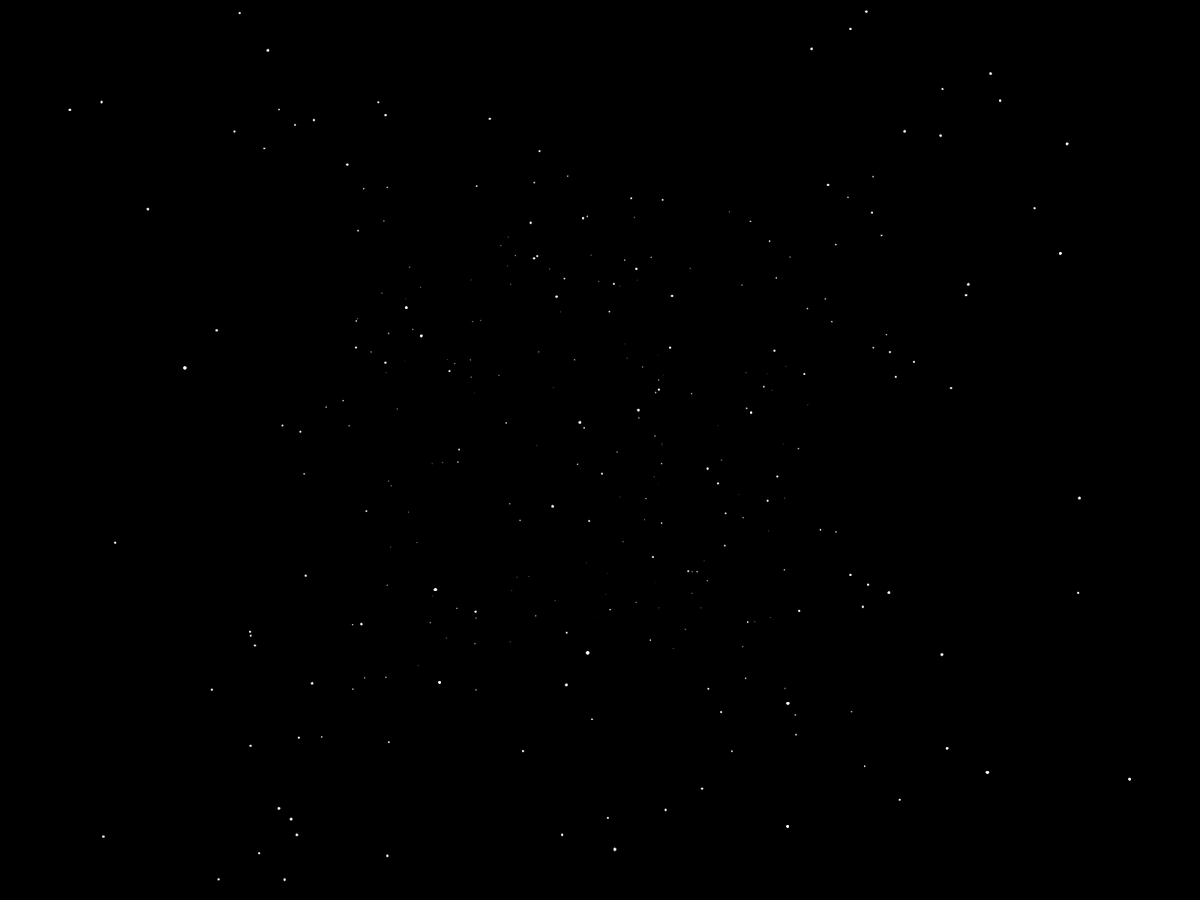
Frame 1 (no input)
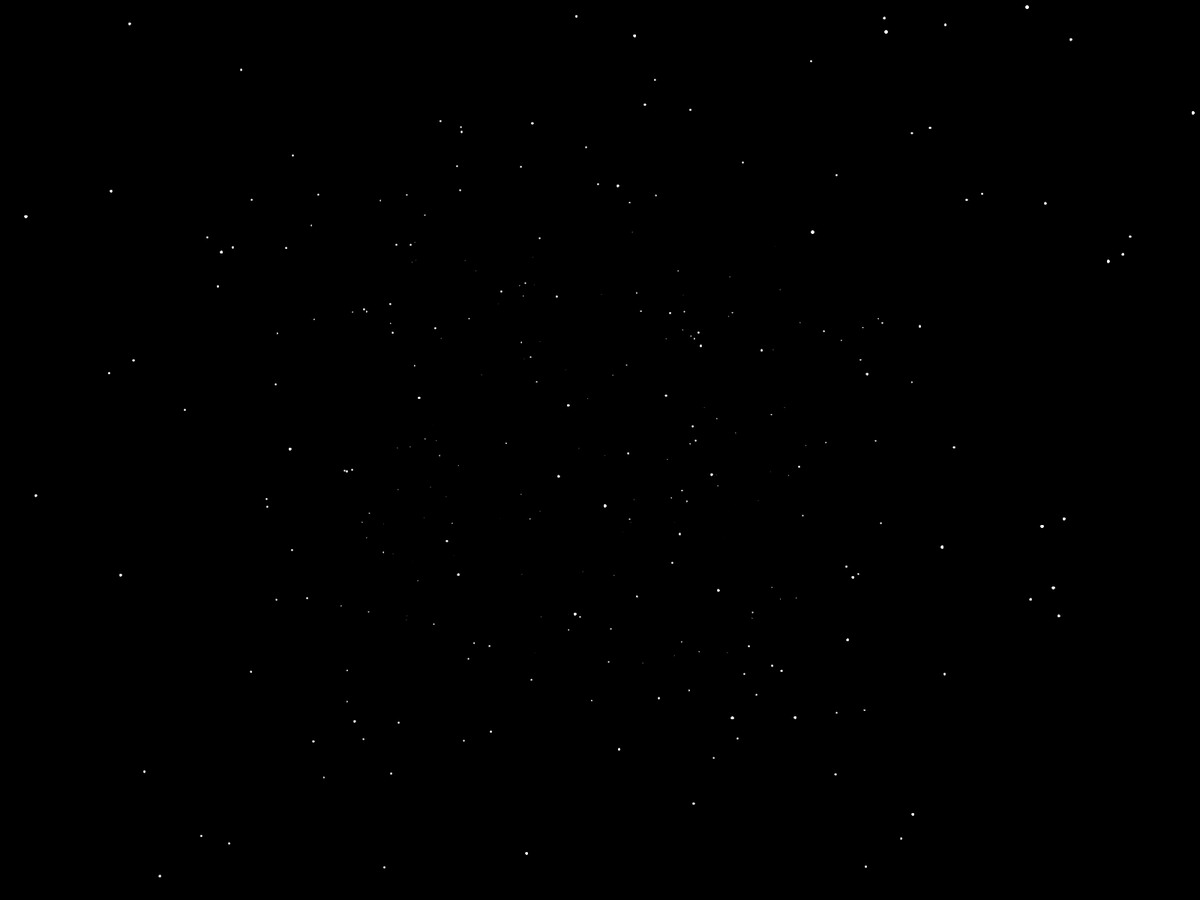
Frame 60 (the mouse pressed at the canvas centre just before this capture)
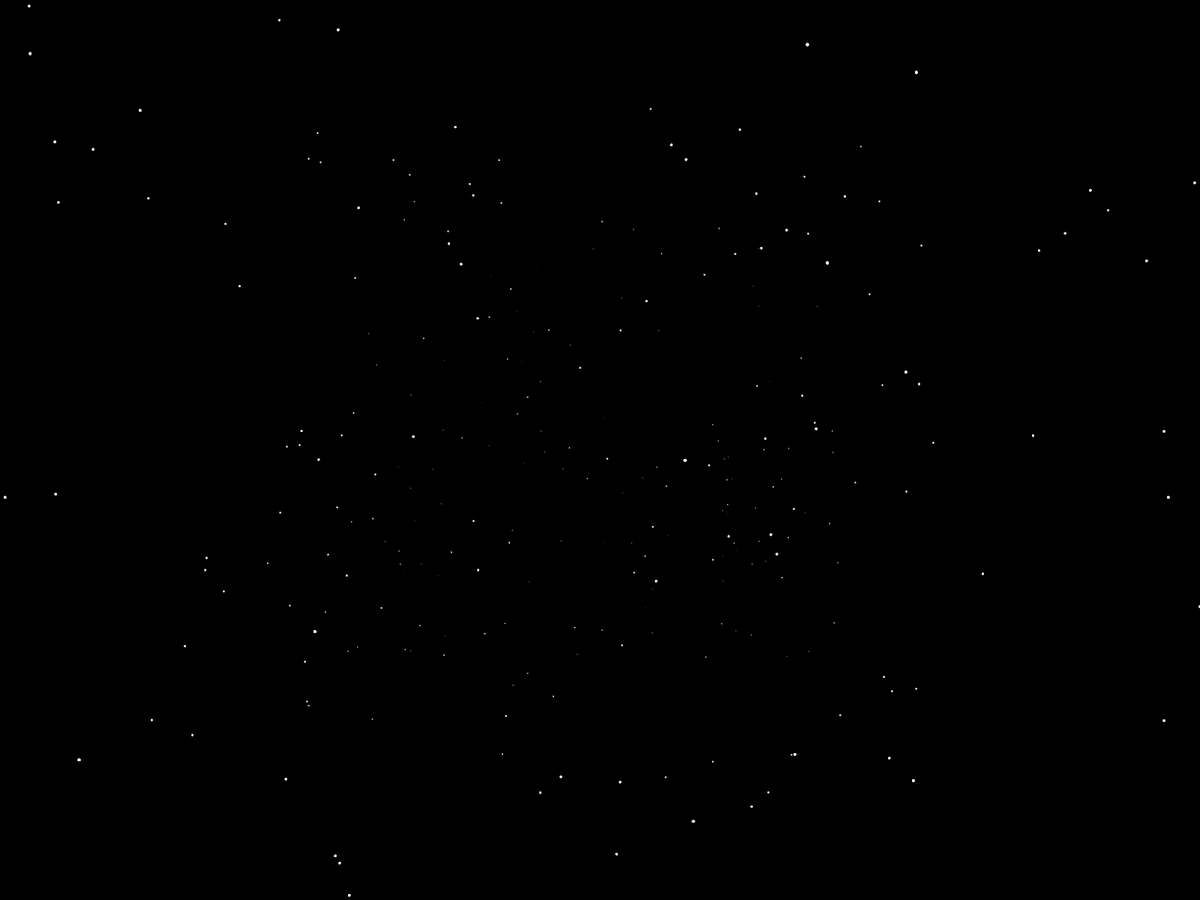
Frame 120 (the mouse held since frame 60 and released just before this capture)

The Processing sketch that drew these frames (run headless with seeded random() and noise(); from frame 60 on, the mouse is pressed at the canvas centre):

// Processing sketch: starfield
// ── starfield.pde
// Array of stars
Star[] stars = new Star[400];

void setup() {
  //size(600, 600);
  fullScreen();
  smooth();
  stroke(255);
  strokeWeight(5);

  // Init all stars
  for (int i=0; i<stars.length; i++) 
    stars[i] = new Star();
}

void draw() {
  background(0);
  
  // Draw all stars wrt center of screen
  translate(0.5*width, 0.5*height);
  
  // Update and draw all stars
  for (int i=0; i<stars.length; i++) {
    stars[i].update();
    stars[i].draw();
  }
}


class Star {
  // Star coordinates in 3D
  float x;
  float y;
  float z;
  
  Star() {
    x = random(-5000, 5000);
    y = random(-5000, 5000);
    z = random(0, 2000);
  }
  
  void update() {
    z-=10;        // Move star closer to viewport
    if (z <= 0.0) // Reset star if it passes viewport
      reset();
  }
  
  void reset() {
    // Reset star to a position far away
    x = random(-5000, 5000);
    y = random(-5000, 5000);
    z = 2000.0;
  }

  void draw() {
    // Project star only viewport
    float offsetX = 100.0*(x/z);
    float offsetY = 100.0*(y/z);
    float scaleZ = 0.0001*(2000.0-z);

    // Draw this star
    pushMatrix();
    translate(offsetX, offsetY);
    scale(scaleZ);
    ellipse(0,0,20,20);
    popMatrix();
  }
}
